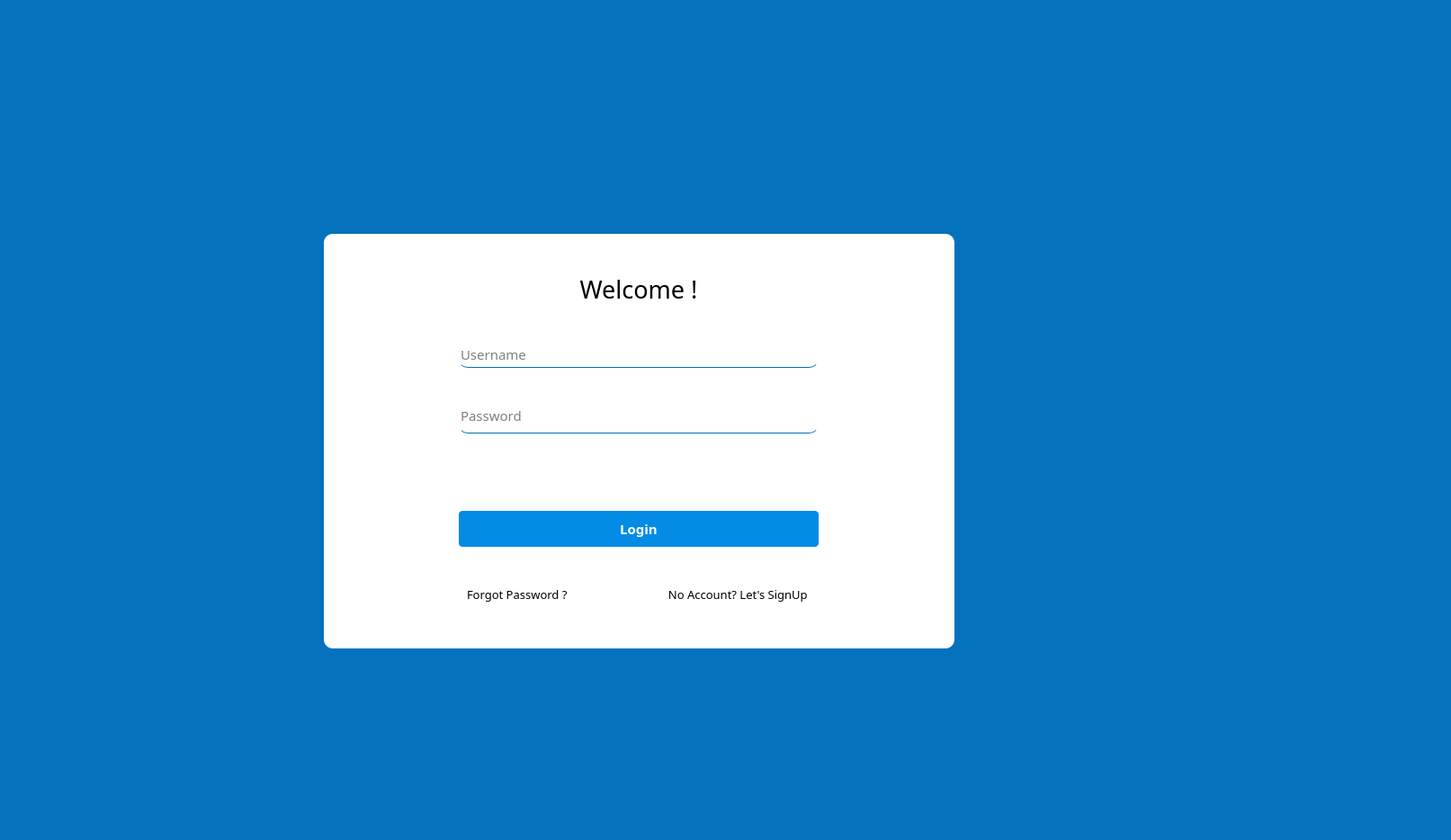
<?xml version="1.0" encoding="UTF-8"?>
<ui version="4.0">
 <class>MainWindow</class>
 <widget class="QMainWindow" name="MainWindow">
  <property name="geometry">
   <rect>
    <x>0</x>
    <y>0</y>
    <width>1613</width>
    <height>934</height>
   </rect>
  </property>
  <property name="minimumSize">
   <size>
    <width>1338</width>
    <height>839</height>
   </size>
  </property>
  <property name="maximumSize">
   <size>
    <width>16777215</width>
    <height>16777215</height>
   </size>
  </property>
  <property name="windowTitle">
   <string>MainWindow</string>
  </property>
  <property name="styleSheet">
   <string notr="true">background-color: rgb(3, 114, 188);</string>
  </property>
  <widget class="QWidget" name="centralwidget">
   <widget class="QFrame" name="frame">
    <property name="geometry">
     <rect>
      <x>360</x>
      <y>260</y>
      <width>701</width>
      <height>461</height>
     </rect>
    </property>
    <property name="maximumSize">
     <size>
      <width>701</width>
      <height>461</height>
     </size>
    </property>
    <property name="styleSheet">
     <string notr="true">background-color: rgb(255, 255, 255);
border-radius : 10px;</string>
    </property>
    <property name="frameShape">
     <enum>QFrame::StyledPanel</enum>
    </property>
    <property name="frameShadow">
     <enum>QFrame::Raised</enum>
    </property>
    <layout class="QGridLayout" name="gridLayout">
     <item row="6" column="1">
      <widget class="QFrame" name="frame_2">
       <property name="minimumSize">
        <size>
         <width>400</width>
         <height>0</height>
        </size>
       </property>
       <property name="maximumSize">
        <size>
         <width>400</width>
         <height>40</height>
        </size>
       </property>
       <property name="styleSheet">
        <string notr="true">background-color: rgb(255, 255, 255);</string>
       </property>
       <property name="frameShape">
        <enum>QFrame::StyledPanel</enum>
       </property>
       <property name="frameShadow">
        <enum>QFrame::Raised</enum>
       </property>
       <layout class="QHBoxLayout" name="horizontalLayout">
        <item>
         <widget class="QLabel" name="txtForget">
          <property name="maximumSize">
           <size>
            <width>16777215</width>
            <height>16777215</height>
           </size>
          </property>
          <property name="font">
           <font>
            <family>Century Gothic</family>
            <pointsize>10</pointsize>
           </font>
          </property>
          <property name="text">
           <string>Forgot Password ? </string>
          </property>
          <property name="alignment">
           <set>Qt::AlignLeading|Qt::AlignLeft|Qt::AlignVCenter</set>
          </property>
         </widget>
        </item>
        <item>
         <widget class="QLabel" name="txtSignUp">
          <property name="maximumSize">
           <size>
            <width>16777215</width>
            <height>16777215</height>
           </size>
          </property>
          <property name="font">
           <font>
            <family>Century Gothic</family>
            <pointsize>10</pointsize>
           </font>
          </property>
          <property name="text">
           <string>No Account? Let's SignUp </string>
          </property>
          <property name="alignment">
           <set>Qt::AlignRight|Qt::AlignTrailing|Qt::AlignVCenter</set>
          </property>
         </widget>
        </item>
       </layout>
      </widget>
     </item>
     <item row="4" column="1">
      <widget class="QLabel" name="txtMessage">
       <property name="maximumSize">
        <size>
         <width>16777215</width>
         <height>20</height>
        </size>
       </property>
       <property name="font">
        <font>
         <family>Century Gothic</family>
         <pointsize>10</pointsize>
         <weight>75</weight>
         <bold>true</bold>
        </font>
       </property>
       <property name="styleSheet">
        <string notr="true">color: rgb(255, 85, 0);</string>
       </property>
       <property name="text">
        <string/>
       </property>
      </widget>
     </item>
     <item row="1" column="1">
      <widget class="QLabel" name="label_4">
       <property name="maximumSize">
        <size>
         <width>16777215</width>
         <height>50</height>
        </size>
       </property>
       <property name="font">
        <font>
         <family>Century Gothic</family>
         <pointsize>20</pointsize>
         <weight>50</weight>
         <bold>false</bold>
        </font>
       </property>
       <property name="text">
        <string>Welcome !</string>
       </property>
       <property name="alignment">
        <set>Qt::AlignCenter</set>
       </property>
      </widget>
     </item>
     <item row="3" column="1">
      <widget class="QLineEdit" name="txtPassword">
       <property name="minimumSize">
        <size>
         <width>0</width>
         <height>40</height>
        </size>
       </property>
       <property name="maximumSize">
        <size>
         <width>400</width>
         <height>16777215</height>
        </size>
       </property>
       <property name="font">
        <font>
         <family>Century Gothic</family>
         <pointsize>11</pointsize>
        </font>
       </property>
       <property name="styleSheet">
        <string notr="true">background-color: rgb(255, 255, 255);
border-bottom : 1px solid #0372bc ;</string>
       </property>
       <property name="text">
        <string/>
       </property>
       <property name="echoMode">
        <enum>QLineEdit::Password</enum>
       </property>
       <property name="placeholderText">
        <string>Password</string>
       </property>
      </widget>
     </item>
     <item row="5" column="1">
      <widget class="QPushButton" name="btnLogin">
       <property name="minimumSize">
        <size>
         <width>300</width>
         <height>40</height>
        </size>
       </property>
       <property name="maximumSize">
        <size>
         <width>400</width>
         <height>16777215</height>
        </size>
       </property>
       <property name="font">
        <font>
         <family>Century Gothic</family>
         <pointsize>11</pointsize>
         <weight>75</weight>
         <bold>true</bold>
        </font>
       </property>
       <property name="styleSheet">
        <string notr="true">*{
border-radius : 4px;

background-color: rgb(3, 139, 230);
color: rgb(255, 255, 255);
}
*:hover
{
	background-color: rgb(3, 154, 255);
}
*:pressed
{
	background-color: rgb(0, 126, 211);
}</string>
       </property>
       <property name="text">
        <string>Login</string>
       </property>
      </widget>
     </item>
     <item row="2" column="1">
      <widget class="QLineEdit" name="txtUsername">
       <property name="minimumSize">
        <size>
         <width>0</width>
         <height>30</height>
        </size>
       </property>
       <property name="maximumSize">
        <size>
         <width>400</width>
         <height>16777215</height>
        </size>
       </property>
       <property name="font">
        <font>
         <family>Century Gothic</family>
         <pointsize>11</pointsize>
        </font>
       </property>
       <property name="styleSheet">
        <string notr="true">background-color: rgb(255, 255, 255);

border-bottom : 1px solid #0372bc ;</string>
       </property>
       <property name="inputMask">
        <string/>
       </property>
       <property name="text">
        <string/>
       </property>
       <property name="placeholderText">
        <string>Username</string>
       </property>
      </widget>
     </item>
    </layout>
   </widget>
   <widget class="QLabel" name="Logo">
    <property name="geometry">
     <rect>
      <x>570</x>
      <y>60</y>
      <width>311</width>
      <height>131</height>
     </rect>
    </property>
    <property name="maximumSize">
     <size>
      <width>361</width>
      <height>141</height>
     </size>
    </property>
    <property name="text">
     <string/>
    </property>
    <property name="pixmap">
     <pixmap>:/newPrefix/LogoAfterColored&amp;Crop2.png</pixmap>
    </property>
    <property name="scaledContents">
     <bool>true</bool>
    </property>
   </widget>
   <widget class="QLabel" name="txtShowPass">
    <property name="geometry">
     <rect>
      <x>870</x>
      <y>460</y>
      <width>31</width>
      <height>21</height>
     </rect>
    </property>
    <property name="styleSheet">
     <string notr="true">background-color: rgb(255, 255, 255);</string>
    </property>
    <property name="text">
     <string/>
    </property>
   </widget>
  </widget>
  <widget class="QStatusBar" name="statusbar"/>
 </widget>
 <resources>
  <include location="qrcLogin.qrc"/>
  <include location="qrcLogin.qrc"/>
 </resources>
 <connections/>
</ui>
